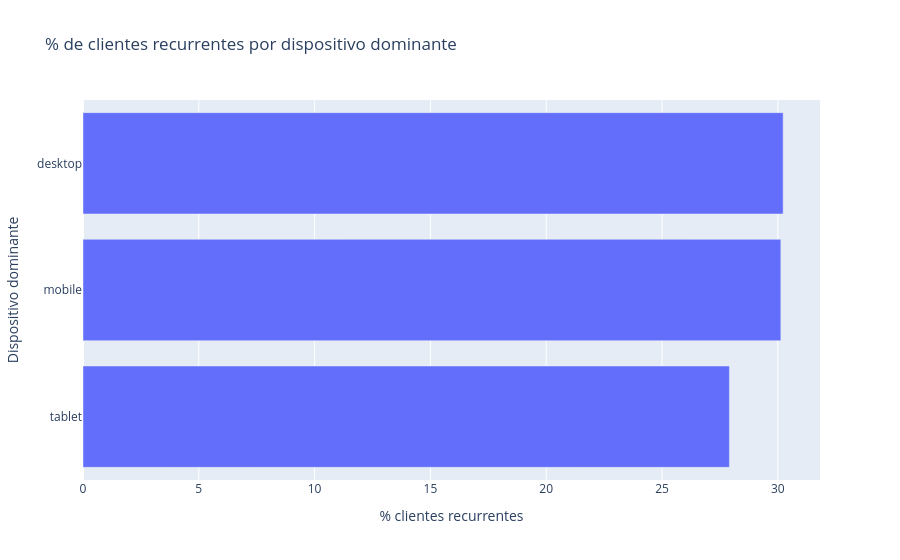

Notebook code cell kept with this figure:
### Code cell
fig = px.bar(recurrencia_dispositivo.sort_values('pct_recurrencia'),
             x='pct_recurrencia', y='dispositivo_dominante', orientation='h',
             title='% de clientes recurrentes por dispositivo dominante',
             labels={'pct_recurrencia': '% clientes recurrentes', 'dispositivo_dominante': 'Dispositivo dominante'})
fig.show()

### Figure 1 — Plotly figure (JSON) as saved in the notebook; plotly's stock layout.template omitted (floating-point values rounded to 4 significant figures)
{"data": [{"hovertemplate": "% clientes recurrentes=%{x}<br>Dispositivo dominante=%{y}<extra></extra>", "legendgroup": "", "marker": {"color": "#636efa", "pattern": {"shape": ""}}, "name": "", "orientation": "h", "showlegend": false, "textposition": "auto", "type": "bar", "x": [27.91, 30.13, 30.23], "xaxis": "x", "y": ["tablet", "mobile", "desktop"], "yaxis": "y"}], "layout": {"barmode": "relative", "legend": {"tracegroupgap": 0}, "title": {"text": "% de clientes recurrentes por dispositivo dominante"}, "xaxis": {"anchor": "y", "domain": [0, 1], "title": {"text": "% clientes recurrentes"}}, "yaxis": {"anchor": "x", "domain": [0, 1], "title": {"text": "Dispositivo dominante"}}}}
